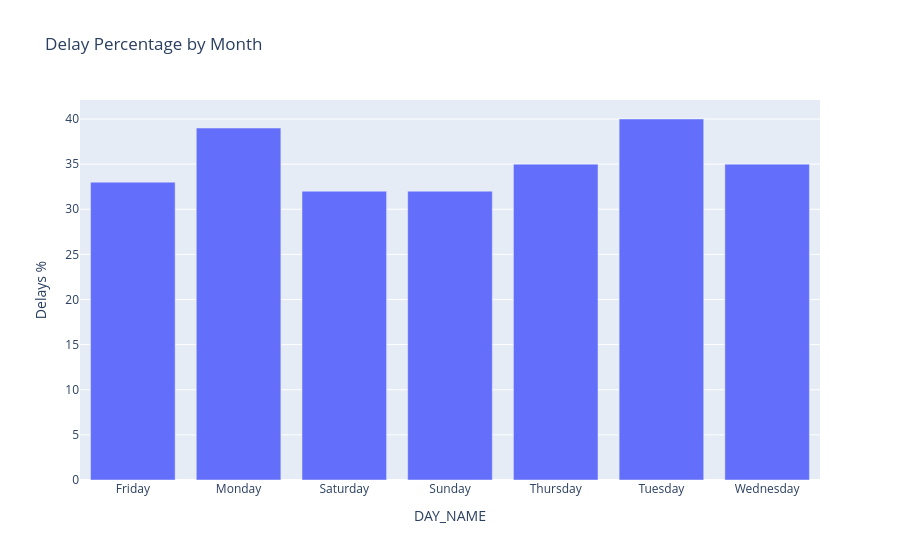

Notebook source saved alongside this figure:
### Code cell
fig = px.bar(
    day,
    x='DAY_NAME',
    y='Delays %',
    title='Delay Percentage by Month'
)

fig.show()

### Figure 1 — Plotly figure (JSON) as saved in the notebook; plotly's stock layout.template omitted (floating-point values rounded to 4 significant figures)
{"data": [{"hovertemplate": "DAY_NAME=%{x}<br>Delays %=%{y}<extra></extra>", "legendgroup": "", "marker": {"color": "#636efa", "pattern": {"shape": ""}}, "name": "", "orientation": "v", "showlegend": false, "textposition": "auto", "type": "bar", "x": ["Friday", "Monday", "Saturday", "Sunday", "Thursday", "Tuesday", "Wednesday"], "xaxis": "x", "y": [33.0, 39.0, 32.0, 32.0, 35.0, 40.0, 35.0], "yaxis": "y"}], "layout": {"barmode": "relative", "legend": {"tracegroupgap": 0}, "title": {"text": "Delay Percentage by Month"}, "xaxis": {"anchor": "y", "domain": [0, 1], "title": {"text": "DAY_NAME"}}, "yaxis": {"anchor": "x", "domain": [0, 1], "title": {"text": "Delays %"}}}}
